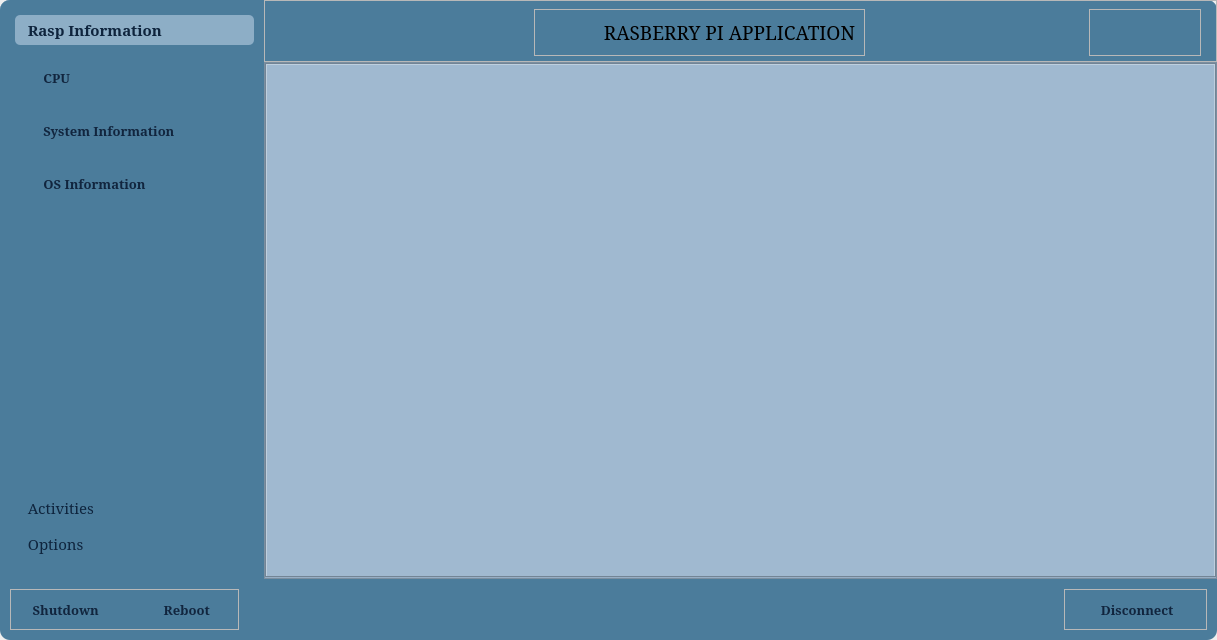
<?xml version="1.0" encoding="UTF-8"?>
<ui version="4.0">
 <class>MainWindow</class>
 <widget class="QMainWindow" name="MainWindow">
  <property name="geometry">
   <rect>
    <x>0</x>
    <y>0</y>
    <width>1217</width>
    <height>640</height>
   </rect>
  </property>
  <property name="windowTitle">
   <string>MainWindow</string>
  </property>
  <property name="styleSheet">
   <string notr="true">#centralwidget{
	border-radius: 10px;
}</string>
  </property>
  <widget class="QWidget" name="centralwidget">
   <property name="styleSheet">
    <string notr="true">#centralwidget{
	background-color: #4B7C9B;
}
#centralwidget QPushButton{
	width:100px;
	height:33px;
	text-align: center;
	padding: 3px;
	font-weight:bold;
	border-radius:10px;
	color: #11253E;
	border: 1px;
}
#centralwidget QPushButton:hover{
	background-color:#6991B5;
}
#centralwidget QPushButton:pressed{
	padding-left:5px;
	background-color:#78A0BC;
}

#footer_widget{
	border-radius:20px;
}

#splitter{
	border-radius:10px;
}</string>
   </property>
   <layout class="QGridLayout" name="gridLayout_3" rowstretch="0,0">
    <property name="leftMargin">
     <number>0</number>
    </property>
    <property name="topMargin">
     <number>0</number>
    </property>
    <property name="rightMargin">
     <number>0</number>
    </property>
    <property name="bottomMargin">
     <number>0</number>
    </property>
    <property name="spacing">
     <number>0</number>
    </property>
    <item row="1" column="0">
     <widget class="QWidget" name="footer_widget" native="true">
      <property name="font">
       <font>
        <family>Constantia</family>
        <pointsize>10</pointsize>
       </font>
      </property>
      <property name="styleSheet">
       <string notr="true">#QPushButton{
	width:100px;
	height:33px;
	text-align: center;
	padding: 5px 20px 5px 20px;
	padding: 10px;

	font-weight:bold;
	border-radius:20px;
	color: #11253E;
	border: 1px;
}
#QPushButton:hover{
	background-color:#6991B5;
}
#QPushButton:checked{
	background-color:#78A0BC;
}</string>
      </property>
      <layout class="QHBoxLayout" name="horizontalLayout_4">
       <property name="spacing">
        <number>10</number>
       </property>
       <property name="leftMargin">
        <number>10</number>
       </property>
       <property name="topMargin">
        <number>10</number>
       </property>
       <property name="rightMargin">
        <number>10</number>
       </property>
       <property name="bottomMargin">
        <number>10</number>
       </property>
       <item alignment="Qt::AlignLeft">
        <widget class="QFrame" name="left_footer_frame">
         <property name="font">
          <font>
           <family>Constantia</family>
           <pointsize>10</pointsize>
          </font>
         </property>
         <property name="frameShape">
          <enum>QFrame::StyledPanel</enum>
         </property>
         <property name="frameShadow">
          <enum>QFrame::Raised</enum>
         </property>
         <layout class="QHBoxLayout" name="horizontalLayout_2">
          <property name="spacing">
           <number>15</number>
          </property>
          <property name="leftMargin">
           <number>0</number>
          </property>
          <property name="topMargin">
           <number>0</number>
          </property>
          <property name="rightMargin">
           <number>0</number>
          </property>
          <property name="bottomMargin">
           <number>0</number>
          </property>
          <item>
           <widget class="QPushButton" name="shutdown_btn">
            <property name="font">
             <font>
              <family>Constantia</family>
              <pointsize>10</pointsize>
              <bold>true</bold>
             </font>
            </property>
            <property name="focusPolicy">
             <enum>Qt::NoFocus</enum>
            </property>
            <property name="styleSheet">
             <string notr="true">#QPushButton{
	background-color: #8DAEC6;
	font-weight:bold;
	border-radius: 20px
}
#QPushButton:hover{
	background-color:#6991B5;
}
#QPushButton:pressed{
	background-color:#78A0BC;
}</string>
            </property>
            <property name="text">
             <string> Shutdown</string>
            </property>
            <property name="icon">
             <iconset resource="../static/res.qrc">
              <normaloff>:/newPrefix/icons/icons/feather/power.svg</normaloff>:/newPrefix/icons/icons/feather/power.svg</iconset>
            </property>
            <property name="iconSize">
             <size>
              <width>24</width>
              <height>24</height>
             </size>
            </property>
           </widget>
          </item>
          <item>
           <widget class="QPushButton" name="reboot_btn">
            <property name="font">
             <font>
              <family>Constantia</family>
              <pointsize>10</pointsize>
              <bold>true</bold>
              <hintingpreference>PreferDefaultHinting</hintingpreference>
             </font>
            </property>
            <property name="tabletTracking">
             <bool>false</bool>
            </property>
            <property name="focusPolicy">
             <enum>Qt::NoFocus</enum>
            </property>
            <property name="contextMenuPolicy">
             <enum>Qt::DefaultContextMenu</enum>
            </property>
            <property name="acceptDrops">
             <bool>false</bool>
            </property>
            <property name="toolTipDuration">
             <number>-1</number>
            </property>
            <property name="layoutDirection">
             <enum>Qt::LeftToRight</enum>
            </property>
            <property name="styleSheet">
             <string notr="true"/>
            </property>
            <property name="text">
             <string> Reboot</string>
            </property>
            <property name="icon">
             <iconset resource="../static/res.qrc">
              <normaloff>:/newPrefix/icons/icons/feather/refresh-ccw.svg</normaloff>:/newPrefix/icons/icons/feather/refresh-ccw.svg</iconset>
            </property>
            <property name="iconSize">
             <size>
              <width>24</width>
              <height>24</height>
             </size>
            </property>
            <property name="flat">
             <bool>false</bool>
            </property>
           </widget>
          </item>
         </layout>
        </widget>
       </item>
       <item alignment="Qt::AlignRight">
        <widget class="QFrame" name="right_footer_frame">
         <property name="font">
          <font>
           <family>Constantia</family>
           <pointsize>10</pointsize>
          </font>
         </property>
         <property name="frameShape">
          <enum>QFrame::StyledPanel</enum>
         </property>
         <property name="frameShadow">
          <enum>QFrame::Raised</enum>
         </property>
         <layout class="QHBoxLayout" name="horizontalLayout_3">
          <property name="spacing">
           <number>0</number>
          </property>
          <property name="leftMargin">
           <number>0</number>
          </property>
          <property name="topMargin">
           <number>0</number>
          </property>
          <property name="rightMargin">
           <number>0</number>
          </property>
          <property name="bottomMargin">
           <number>0</number>
          </property>
          <item>
           <widget class="QPushButton" name="disconnect_btn">
            <property name="minimumSize">
             <size>
              <width>141</width>
              <height>26</height>
             </size>
            </property>
            <property name="font">
             <font>
              <family>Constantia</family>
              <pointsize>10</pointsize>
              <bold>true</bold>
             </font>
            </property>
            <property name="styleSheet">
             <string notr="true">#QPushButton{
	background-color: #8DAEC6;
	font-weight:bold;
	border-radius: 20px;
}
#QPushButton:hover{
	background-color:#6991B5;
}
#QPushButton:checked{
	background-color:#78A0BC;
}</string>
            </property>
            <property name="text">
             <string> Disconnect</string>
            </property>
            <property name="icon">
             <iconset resource="../static/res.qrc">
              <normaloff>:/newPrefix/icons/icons/feather/cast.svg</normaloff>:/newPrefix/icons/icons/feather/cast.svg</iconset>
            </property>
            <property name="iconSize">
             <size>
              <width>24</width>
              <height>24</height>
             </size>
            </property>
           </widget>
          </item>
         </layout>
        </widget>
       </item>
      </layout>
     </widget>
    </item>
    <item row="0" column="0">
     <widget class="QSplitter" name="splitter">
      <property name="sizePolicy">
       <sizepolicy hsizetype="Expanding" vsizetype="Expanding">
        <horstretch>0</horstretch>
        <verstretch>0</verstretch>
       </sizepolicy>
      </property>
      <property name="font">
       <font>
        <family>Constantia</family>
        <pointsize>10</pointsize>
       </font>
      </property>
      <property name="styleSheet">
       <string notr="true">#splitter{
	background-color: #C9D8E3;
}

#menu_widget{
	border-top-left-radius: 10px;
}

#main_widget{
	border-top-right-radius: 10px;
}</string>
      </property>
      <property name="lineWidth">
       <number>0</number>
      </property>
      <property name="orientation">
       <enum>Qt::Horizontal</enum>
      </property>
      <property name="handleWidth">
       <number>0</number>
      </property>
      <widget class="QWidget" name="menu_widget" native="true">
       <property name="font">
        <font>
         <family>Constantia</family>
         <pointsize>10</pointsize>
        </font>
       </property>
       <property name="styleSheet">
        <string notr="true">background-color: #4B7C9B;
color: #0E243D;

</string>
       </property>
       <layout class="QGridLayout" name="gridLayout">
        <property name="leftMargin">
         <number>15</number>
        </property>
        <property name="topMargin">
         <number>15</number>
        </property>
        <property name="rightMargin">
         <number>10</number>
        </property>
        <property name="bottomMargin">
         <number>20</number>
        </property>
        <property name="spacing">
         <number>0</number>
        </property>
        <item row="0" column="1">
         <widget class="QToolBox" name="toolBox">
          <property name="minimumSize">
           <size>
            <width>200</width>
            <height>0</height>
           </size>
          </property>
          <property name="font">
           <font>
            <family>Constantia</family>
            <pointsize>11</pointsize>
           </font>
          </property>
          <property name="styleSheet">
           <string notr="true">#toolBox{
	color:#8DAEC6;
	border-radius: 5%;
}
#toolBox::tab{
	padding-left:5px;
	text-align:left;
	border-radius:5px;
}
#toolBox::tab::hover{
	background-color:#82A7C2;
}
#toolBox::tab::selected{
	background-color:#8DAEC6;
	font-weight:bold;
}
#toolBox QPushButton{
	padding: 5px 0px 5px 20px;
	text-align:left;
	border-radius:5px;
	color: #11253E;
	border: 1px;
}
#toolBox QPushButton:hover{
	background-color:#6991B5;
}
#toolBox QPushButton:checked{
	background-color:#78A0BC;
}
</string>
          </property>
          <property name="currentIndex">
           <number>0</number>
          </property>
          <widget class="QWidget" name="rasp_info_page">
           <property name="geometry">
            <rect>
             <x>0</x>
             <y>0</y>
             <width>236</width>
             <height>448</height>
            </rect>
           </property>
           <attribute name="icon">
            <iconset resource="../static/res.qrc">
             <normaloff>:/newPrefix/icons/icons/feather/hard-drive.svg</normaloff>:/newPrefix/icons/icons/feather/hard-drive.svg</iconset>
           </attribute>
           <attribute name="label">
            <string> Rasp Information</string>
           </attribute>
           <layout class="QVBoxLayout" name="verticalLayout">
            <property name="spacing">
             <number>10</number>
            </property>
            <property name="leftMargin">
             <number>5</number>
            </property>
            <property name="topMargin">
             <number>5</number>
            </property>
            <property name="rightMargin">
             <number>5</number>
            </property>
            <property name="bottomMargin">
             <number>5</number>
            </property>
            <item>
             <widget class="QPushButton" name="cpu_button">
              <property name="font">
               <font>
                <family>Constantia</family>
                <pointsize>10</pointsize>
                <bold>true</bold>
               </font>
              </property>
              <property name="focusPolicy">
               <enum>Qt::NoFocus</enum>
              </property>
              <property name="text">
               <string> CPU</string>
              </property>
              <property name="icon">
               <iconset resource="../static/res.qrc">
                <normaloff>:/newPrefix/icons/icons/feather/cpu.svg</normaloff>:/newPrefix/icons/icons/feather/cpu.svg</iconset>
              </property>
              <property name="iconSize">
               <size>
                <width>24</width>
                <height>24</height>
               </size>
              </property>
              <property name="checkable">
               <bool>true</bool>
              </property>
              <property name="checked">
               <bool>false</bool>
              </property>
             </widget>
            </item>
            <item>
             <widget class="QPushButton" name="sy_info_button">
              <property name="font">
               <font>
                <family>Constantia</family>
                <pointsize>10</pointsize>
                <bold>true</bold>
               </font>
              </property>
              <property name="focusPolicy">
               <enum>Qt::NoFocus</enum>
              </property>
              <property name="text">
               <string> System Information</string>
              </property>
              <property name="icon">
               <iconset resource="../static/res.qrc">
                <normaloff>:/newPrefix/icons/icons/feather/monitor.svg</normaloff>:/newPrefix/icons/icons/feather/monitor.svg</iconset>
              </property>
              <property name="iconSize">
               <size>
                <width>24</width>
                <height>24</height>
               </size>
              </property>
              <property name="checkable">
               <bool>true</bool>
              </property>
             </widget>
            </item>
            <item>
             <widget class="QPushButton" name="os_info_button">
              <property name="font">
               <font>
                <family>Constantia</family>
                <pointsize>10</pointsize>
                <bold>true</bold>
               </font>
              </property>
              <property name="focusPolicy">
               <enum>Qt::NoFocus</enum>
              </property>
              <property name="text">
               <string> OS Information</string>
              </property>
              <property name="icon">
               <iconset resource="../static/res.qrc">
                <normaloff>:/newPrefix/icons/icons/feather/inbox.svg</normaloff>:/newPrefix/icons/icons/feather/inbox.svg</iconset>
              </property>
              <property name="iconSize">
               <size>
                <width>24</width>
                <height>24</height>
               </size>
              </property>
              <property name="checkable">
               <bool>true</bool>
              </property>
             </widget>
            </item>
            <item>
             <spacer name="verticalSpacer">
              <property name="orientation">
               <enum>Qt::Vertical</enum>
              </property>
              <property name="sizeHint" stdset="0">
               <size>
                <width>20</width>
                <height>414</height>
               </size>
              </property>
             </spacer>
            </item>
           </layout>
          </widget>
          <widget class="QWidget" name="activities_page">
           <property name="geometry">
            <rect>
             <x>0</x>
             <y>0</y>
             <width>236</width>
             <height>448</height>
            </rect>
           </property>
           <attribute name="icon">
            <iconset resource="../static/res.qrc">
             <normaloff>:/newPrefix/icons/icons/feather/activity.svg</normaloff>:/newPrefix/icons/icons/feather/activity.svg</iconset>
           </attribute>
           <attribute name="label">
            <string> Activities</string>
           </attribute>
           <layout class="QVBoxLayout" name="verticalLayout_2">
            <property name="spacing">
             <number>10</number>
            </property>
            <property name="leftMargin">
             <number>5</number>
            </property>
            <property name="topMargin">
             <number>5</number>
            </property>
            <property name="rightMargin">
             <number>5</number>
            </property>
            <property name="bottomMargin">
             <number>5</number>
            </property>
            <item>
             <widget class="QPushButton" name="process_list_button">
              <property name="font">
               <font>
                <family>Constantia</family>
                <pointsize>10</pointsize>
                <bold>true</bold>
               </font>
              </property>
              <property name="focusPolicy">
               <enum>Qt::NoFocus</enum>
              </property>
              <property name="styleSheet">
               <string notr="true"/>
              </property>
              <property name="text">
               <string> Process List</string>
              </property>
              <property name="icon">
               <iconset resource="../static/res.qrc">
                <normaloff>:/newPrefix/icons/icons/cil-list.png</normaloff>:/newPrefix/icons/icons/cil-list.png</iconset>
              </property>
              <property name="iconSize">
               <size>
                <width>24</width>
                <height>24</height>
               </size>
              </property>
              <property name="checkable">
               <bool>true</bool>
              </property>
             </widget>
            </item>
            <item>
             <widget class="QPushButton" name="file_list_button">
              <property name="font">
               <font>
                <family>Constantia</family>
                <pointsize>10</pointsize>
                <bold>true</bold>
               </font>
              </property>
              <property name="focusPolicy">
               <enum>Qt::NoFocus</enum>
              </property>
              <property name="text">
               <string> File List</string>
              </property>
              <property name="icon">
               <iconset resource="../static/res.qrc">
                <normaloff>:/newPrefix/icons/icons/cil-file.png</normaloff>:/newPrefix/icons/icons/cil-file.png</iconset>
              </property>
              <property name="iconSize">
               <size>
                <width>24</width>
                <height>24</height>
               </size>
              </property>
              <property name="checkable">
               <bool>true</bool>
              </property>
             </widget>
            </item>
            <item>
             <widget class="QPushButton" name="terminal_button">
              <property name="font">
               <font>
                <family>Constantia</family>
                <pointsize>10</pointsize>
                <bold>true</bold>
               </font>
              </property>
              <property name="focusPolicy">
               <enum>Qt::NoFocus</enum>
              </property>
              <property name="text">
               <string> Terminal</string>
              </property>
              <property name="icon">
               <iconset resource="../static/res.qrc">
                <normaloff>:/newPrefix/icons/icons/feather/terminal.svg</normaloff>:/newPrefix/icons/icons/feather/terminal.svg</iconset>
              </property>
              <property name="iconSize">
               <size>
                <width>24</width>
                <height>24</height>
               </size>
              </property>
              <property name="checkable">
               <bool>true</bool>
              </property>
             </widget>
            </item>
            <item>
             <widget class="QPushButton" name="sftp_button">
              <property name="font">
               <font>
                <family>Constantia</family>
                <pointsize>10</pointsize>
                <bold>true</bold>
               </font>
              </property>
              <property name="focusPolicy">
               <enum>Qt::NoFocus</enum>
              </property>
              <property name="text">
               <string> SFTP</string>
              </property>
              <property name="icon">
               <iconset resource="../static/res.qrc">
                <normaloff>:/newPrefix/icons/icons/feather/share-2.svg</normaloff>:/newPrefix/icons/icons/feather/share-2.svg</iconset>
              </property>
              <property name="iconSize">
               <size>
                <width>24</width>
                <height>24</height>
               </size>
              </property>
              <property name="checkable">
               <bool>true</bool>
              </property>
             </widget>
            </item>
            <item>
             <spacer name="verticalSpacer_2">
              <property name="font">
               <font>
                <family>Constantia</family>
                <pointsize>10</pointsize>
               </font>
              </property>
              <property name="orientation">
               <enum>Qt::Vertical</enum>
              </property>
              <property name="sizeHint" stdset="0">
               <size>
                <width>20</width>
                <height>378</height>
               </size>
              </property>
             </spacer>
            </item>
           </layout>
          </widget>
          <widget class="QWidget" name="options_page">
           <property name="geometry">
            <rect>
             <x>0</x>
             <y>0</y>
             <width>236</width>
             <height>448</height>
            </rect>
           </property>
           <attribute name="icon">
            <iconset resource="../static/res.qrc">
             <normaloff>:/newPrefix/icons/icons/cil-options-horizontal.png</normaloff>:/newPrefix/icons/icons/cil-options-horizontal.png</iconset>
           </attribute>
           <attribute name="label">
            <string> Options</string>
           </attribute>
           <layout class="QVBoxLayout" name="verticalLayout_3">
            <property name="spacing">
             <number>10</number>
            </property>
            <property name="leftMargin">
             <number>5</number>
            </property>
            <property name="topMargin">
             <number>5</number>
            </property>
            <property name="rightMargin">
             <number>5</number>
            </property>
            <property name="bottomMargin">
             <number>5</number>
            </property>
            <item>
             <widget class="QPushButton" name="storage_button">
              <property name="font">
               <font>
                <family>Constantia</family>
                <pointsize>10</pointsize>
                <bold>true</bold>
               </font>
              </property>
              <property name="focusPolicy">
               <enum>Qt::NoFocus</enum>
              </property>
              <property name="text">
               <string> Storage</string>
              </property>
              <property name="icon">
               <iconset resource="../static/res.qrc">
                <normaloff>:/newPrefix/icons/icons/feather/disc.svg</normaloff>:/newPrefix/icons/icons/feather/disc.svg</iconset>
              </property>
              <property name="iconSize">
               <size>
                <width>24</width>
                <height>24</height>
               </size>
              </property>
              <property name="checkable">
               <bool>true</bool>
              </property>
             </widget>
            </item>
            <item>
             <widget class="QPushButton" name="network_button">
              <property name="font">
               <font>
                <family>Constantia</family>
                <pointsize>10</pointsize>
                <bold>true</bold>
               </font>
              </property>
              <property name="focusPolicy">
               <enum>Qt::NoFocus</enum>
              </property>
              <property name="text">
               <string> Network</string>
              </property>
              <property name="icon">
               <iconset resource="../static/res.qrc">
                <normaloff>:/newPrefix/icons/icons/feather/wifi.svg</normaloff>:/newPrefix/icons/icons/feather/wifi.svg</iconset>
              </property>
              <property name="iconSize">
               <size>
                <width>24</width>
                <height>24</height>
               </size>
              </property>
              <property name="checkable">
               <bool>true</bool>
              </property>
             </widget>
            </item>
            <item>
             <spacer name="verticalSpacer_3">
              <property name="orientation">
               <enum>Qt::Vertical</enum>
              </property>
              <property name="sizeHint" stdset="0">
               <size>
                <width>20</width>
                <height>414</height>
               </size>
              </property>
             </spacer>
            </item>
           </layout>
          </widget>
         </widget>
        </item>
       </layout>
      </widget>
      <widget class="QWidget" name="main_widget" native="true">
       <property name="font">
        <font>
         <family>Constantia</family>
         <pointsize>10</pointsize>
         <kerning>true</kerning>
        </font>
       </property>
       <property name="toolTipDuration">
        <number>-1</number>
       </property>
       <property name="styleSheet">
        <string notr="true">#menu_widget{
	background-color: #A0B9D0;
}
#search_widget{
	border-top-right-radius: 10px;
}</string>
       </property>
       <layout class="QGridLayout" name="gridLayout_2">
        <property name="leftMargin">
         <number>0</number>
        </property>
        <property name="topMargin">
         <number>0</number>
        </property>
        <property name="rightMargin">
         <number>0</number>
        </property>
        <property name="bottomMargin">
         <number>0</number>
        </property>
        <property name="spacing">
         <number>0</number>
        </property>
        <item row="0" column="0">
         <widget class="QWidget" name="search_widget" native="true">
          <property name="font">
           <font>
            <family>Constantia</family>
            <pointsize>10</pointsize>
           </font>
          </property>
          <property name="styleSheet">
           <string notr="true">#search_widget{
	background-color:#4B7C9B;
}
#search_widget QPushButton{
	border-radius: 5px;
	padding: 5px 20px 5px 20px;
	text-align:center;
}
#search_widge QPushButton:pressed{
	padding-left: 10px;
}

/*Set style for long and creat device button in function widget */
</string>
          </property>
          <layout class="QVBoxLayout" name="verticalLayout_4">
           <property name="spacing">
            <number>0</number>
           </property>
           <property name="leftMargin">
            <number>0</number>
           </property>
           <property name="topMargin">
            <number>0</number>
           </property>
           <property name="rightMargin">
            <number>0</number>
           </property>
           <property name="bottomMargin">
            <number>0</number>
           </property>
           <item>
            <widget class="QFrame" name="header_frame">
             <property name="font">
              <font>
               <family>Constantia</family>
               <pointsize>10</pointsize>
              </font>
             </property>
             <property name="styleSheet">
              <string notr="true">#header_frame{
	background-color:none;
}

#header_frame QPushButton{
	border-radius:5px;
	color: #11253E;
}
#header_frame QPushButton:hover{
	background-color:#6991B5;
}
#header_frame QPushButton:pressed{
	background-color:#78A0BC;
}</string>
             </property>
             <property name="frameShape">
              <enum>QFrame::StyledPanel</enum>
             </property>
             <property name="frameShadow">
              <enum>QFrame::Raised</enum>
             </property>
             <layout class="QHBoxLayout" name="horizontalLayout_6">
              <property name="spacing">
               <number>5</number>
              </property>
              <property name="leftMargin">
               <number>15</number>
              </property>
              <property name="topMargin">
               <number>8</number>
              </property>
              <property name="rightMargin">
               <number>15</number>
              </property>
              <property name="bottomMargin">
               <number>5</number>
              </property>
              <item>
               <widget class="QPushButton" name="menu_button">
                <property name="minimumSize">
                 <size>
                  <width>30</width>
                  <height>30</height>
                 </size>
                </property>
                <property name="maximumSize">
                 <size>
                  <width>30</width>
                  <height>30</height>
                 </size>
                </property>
                <property name="font">
                 <font>
                  <family>Constantia</family>
                  <pointsize>10</pointsize>
                  <bold>true</bold>
                 </font>
                </property>
                <property name="mouseTracking">
                 <bool>true</bool>
                </property>
                <property name="styleSheet">
                 <string notr="true">#QPushButton{
	background-color: #8DAEC6;
	font-weight:bold;
	border-radius: 10%
}
#QPushButton:hover{
	background-color:#6991B5;
}
#QPushButton:checked{
	background-color:#78A0BC;
}</string>
                </property>
                <property name="text">
                 <string/>
                </property>
                <property name="icon">
                 <iconset resource="../static/res.qrc">
                  <normaloff>:/newPrefix/icons/icons/feather/align-justify.svg</normaloff>
                  <normalon>:/newPrefix/icons/icons/feather/align-left.svg</normalon>:/newPrefix/icons/icons/feather/align-justify.svg</iconset>
                </property>
                <property name="iconSize">
                 <size>
                  <width>24</width>
                  <height>24</height>
                 </size>
                </property>
                <property name="checkable">
                 <bool>true</bool>
                </property>
               </widget>
              </item>
              <item>
               <spacer name="horizontalSpacer">
                <property name="font">
                 <font>
                  <family>Constantia</family>
                  <pointsize>10</pointsize>
                 </font>
                </property>
                <property name="orientation">
                 <enum>Qt::Horizontal</enum>
                </property>
                <property name="sizeHint" stdset="0">
                 <size>
                  <width>133</width>
                  <height>20</height>
                 </size>
                </property>
               </spacer>
              </item>
              <item>
               <widget class="QFrame" name="center_header_frame">
                <property name="minimumSize">
                 <size>
                  <width>331</width>
                  <height>44</height>
                 </size>
                </property>
                <property name="font">
                 <font>
                  <family>Constantia</family>
                  <pointsize>10</pointsize>
                 </font>
                </property>
                <property name="styleSheet">
                 <string notr="true">background-color:none;</string>
                </property>
                <property name="frameShape">
                 <enum>QFrame::StyledPanel</enum>
                </property>
                <property name="frameShadow">
                 <enum>QFrame::Raised</enum>
                </property>
                <layout class="QHBoxLayout" name="horizontalLayout">
                 <item alignment="Qt::AlignHCenter">
                  <widget class="QLabel" name="label">
                   <property name="font">
                    <font>
                     <family>Constantia</family>
                     <pointsize>10</pointsize>
                    </font>
                   </property>
                   <property name="text">
                    <string/>
                   </property>
                   <property name="pixmap">
                    <pixmap resource="../static/res.qrc">:/newPrefix/icons/icons/feather/airplay.svg</pixmap>
                   </property>
                  </widget>
                 </item>
                 <item alignment="Qt::AlignHCenter">
                  <widget class="QLabel" name="label_2">
                   <property name="sizePolicy">
                    <sizepolicy hsizetype="Fixed" vsizetype="Preferred">
                     <horstretch>0</horstretch>
                     <verstretch>0</verstretch>
                    </sizepolicy>
                   </property>
                   <property name="font">
                    <font>
                     <family>Constantia</family>
                     <pointsize>14</pointsize>
                    </font>
                   </property>
                   <property name="text">
                    <string>   RASBERRY PI APPLICATION</string>
                   </property>
                  </widget>
                 </item>
                </layout>
               </widget>
              </item>
              <item>
               <spacer name="horizontalSpacer_2">
                <property name="font">
                 <font>
                  <family>Constantia</family>
                  <pointsize>10</pointsize>
                 </font>
                </property>
                <property name="orientation">
                 <enum>Qt::Horizontal</enum>
                </property>
                <property name="sizeHint" stdset="0">
                 <size>
                  <width>165</width>
                  <height>20</height>
                 </size>
                </property>
               </spacer>
              </item>
              <item>
               <widget class="QFrame" name="right_header_frame">
                <property name="font">
                 <font>
                  <family>Constantia</family>
                  <pointsize>10</pointsize>
                 </font>
                </property>
                <property name="styleSheet">
                 <string notr="true">#right_header_frame{
	background-color:none;
}
# QPushButton:hover{
	background-color:#6991B5;
}
#QPushButton:checked{
	background-color:#78A0BC;
}</string>
                </property>
                <property name="frameShape">
                 <enum>QFrame::StyledPanel</enum>
                </property>
                <property name="frameShadow">
                 <enum>QFrame::Raised</enum>
                </property>
                <layout class="QHBoxLayout" name="horizontalLayout_5">
                 <property name="spacing">
                  <number>10</number>
                 </property>
                 <property name="leftMargin">
                  <number>0</number>
                 </property>
                 <property name="topMargin">
                  <number>0</number>
                 </property>
                 <property name="rightMargin">
                  <number>0</number>
                 </property>
                 <property name="bottomMargin">
                  <number>0</number>
                 </property>
                 <item>
                  <widget class="QPushButton" name="minimize_window_btn">
                   <property name="maximumSize">
                    <size>
                     <width>30</width>
                     <height>25</height>
                    </size>
                   </property>
                   <property name="font">
                    <font>
                     <family>Constantia</family>
                     <pointsize>10</pointsize>
                     <bold>true</bold>
                    </font>
                   </property>
                   <property name="text">
                    <string/>
                   </property>
                   <property name="icon">
                    <iconset resource="../static/res.qrc">
                     <normaloff>:/newPrefix/icons/icons/cil-minus.png</normaloff>:/newPrefix/icons/icons/cil-minus.png</iconset>
                   </property>
                   <property name="iconSize">
                    <size>
                     <width>24</width>
                     <height>16</height>
                    </size>
                   </property>
                  </widget>
                 </item>
                 <item>
                  <widget class="QPushButton" name="restore_window_btn">
                   <property name="maximumSize">
                    <size>
                     <width>30</width>
                     <height>25</height>
                    </size>
                   </property>
                   <property name="font">
                    <font>
                     <family>Constantia</family>
                     <pointsize>10</pointsize>
                     <bold>true</bold>
                    </font>
                   </property>
                   <property name="text">
                    <string/>
                   </property>
                   <property name="icon">
                    <iconset resource="../static/res.qrc">
                     <normaloff>:/newPrefix/icons/icons/cil-window-restore.png</normaloff>:/newPrefix/icons/icons/cil-window-restore.png</iconset>
                   </property>
                  </widget>
                 </item>
                 <item>
                  <widget class="QPushButton" name="close_window_btn">
                   <property name="maximumSize">
                    <size>
                     <width>30</width>
                     <height>25</height>
                    </size>
                   </property>
                   <property name="font">
                    <font>
                     <family>Constantia</family>
                     <pointsize>10</pointsize>
                     <bold>true</bold>
                    </font>
                   </property>
                   <property name="text">
                    <string/>
                   </property>
                   <property name="icon">
                    <iconset resource="../static/res.qrc">
                     <normaloff>:/newPrefix/icons/icons/cil-x.png</normaloff>:/newPrefix/icons/icons/cil-x.png</iconset>
                   </property>
                  </widget>
                 </item>
                </layout>
               </widget>
              </item>
             </layout>
            </widget>
           </item>
           <item>
            <widget class="QFrame" name="main_body_frame">
             <property name="sizePolicy">
              <sizepolicy hsizetype="Preferred" vsizetype="Expanding">
               <horstretch>0</horstretch>
               <verstretch>0</verstretch>
              </sizepolicy>
             </property>
             <property name="font">
              <font>
               <family>Constantia</family>
               <pointsize>10</pointsize>
              </font>
             </property>
             <property name="styleSheet">
              <string notr="true">background-color:#A0B9D0</string>
             </property>
             <property name="frameShape">
              <enum>QFrame::StyledPanel</enum>
             </property>
             <property name="frameShadow">
              <enum>QFrame::Raised</enum>
             </property>
             <layout class="QGridLayout" name="gridLayout_4">
              <property name="leftMargin">
               <number>0</number>
              </property>
              <property name="topMargin">
               <number>0</number>
              </property>
              <property name="rightMargin">
               <number>0</number>
              </property>
              <property name="bottomMargin">
               <number>0</number>
              </property>
              <property name="spacing">
               <number>0</number>
              </property>
              <item row="0" column="0">
               <widget class="QTabWidget" name="tabWidget">
                <property name="font">
                 <font>
                  <family>Constantia</family>
                  <pointsize>10</pointsize>
                 </font>
                </property>
                <property name="mouseTracking">
                 <bool>true</bool>
                </property>
                <property name="focusPolicy">
                 <enum>Qt::NoFocus</enum>
                </property>
                <property name="styleSheet">
                 <string notr="true">#tabWidget{
	background-color: #A0B9D0;
	border-radius: 5px;
	border: 5px solid #A0B9D0;
}

QTabBar::close-button{
	margin-left:3px;
	image: url(:/Img/icons/x-mark-4-16.ico);
}
QTabBar::close-button:hover{
	image: url(:/Img/icons/close_10263254.png);
}
QTabBar::tab{
	background-color:  #C9D8E3;
	min-width: 100px;
	max-width: 175px;
	height: 25px;
	border-radius:3px;
}




</string>
                </property>
                <property name="currentIndex">
                 <number>-1</number>
                </property>
                <property name="tabsClosable">
                 <bool>true</bool>
                </property>
               </widget>
              </item>
             </layout>
            </widget>
           </item>
          </layout>
         </widget>
        </item>
       </layout>
      </widget>
     </widget>
    </item>
   </layout>
  </widget>
 </widget>
 <resources>
  <include location="../static/res.qrc"/>
 </resources>
 <connections>
  <connection>
   <sender>menu_button</sender>
   <signal>toggled(bool)</signal>
   <receiver>menu_widget</receiver>
   <slot>setHidden(bool)</slot>
   <hints>
    <hint type="sourcelabel">
     <x>216</x>
     <y>38</y>
    </hint>
    <hint type="destinationlabel">
     <x>177</x>
     <y>3</y>
    </hint>
   </hints>
  </connection>
 </connections>
</ui>
